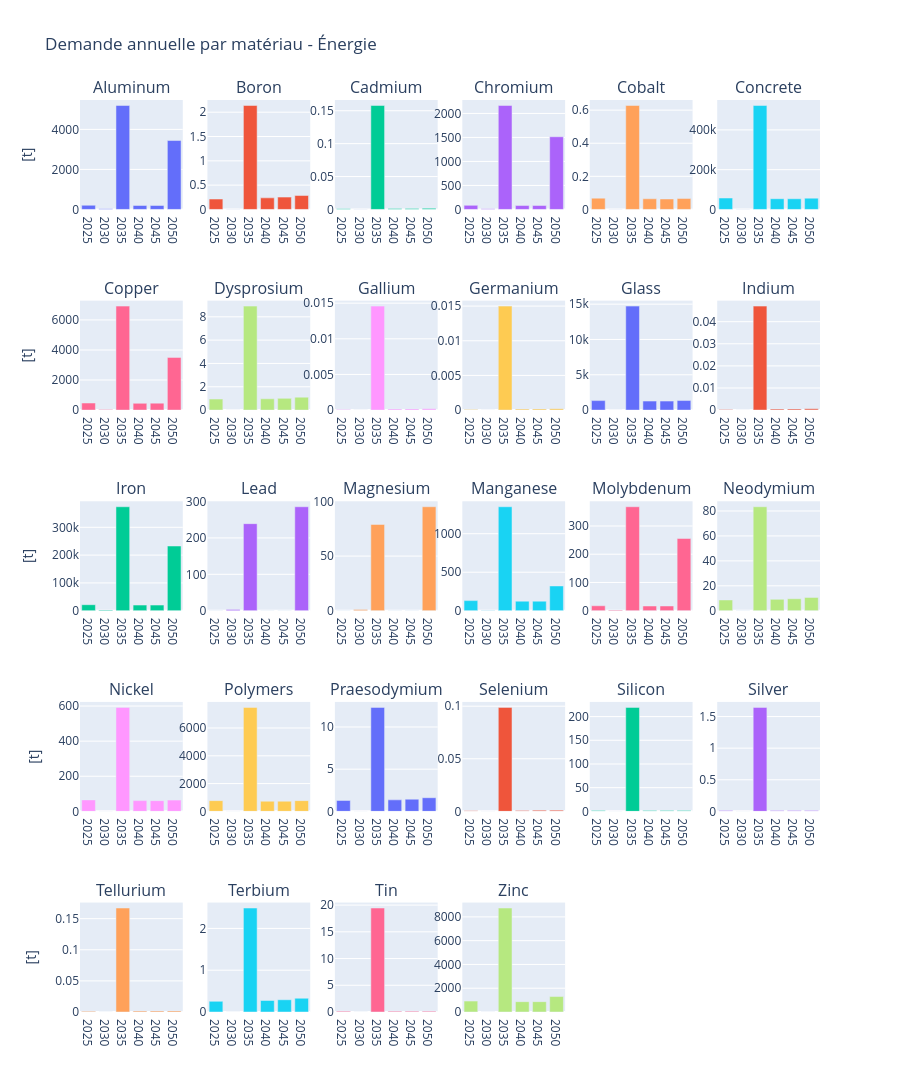

Notebook code for this chart:
### Code cell
from plotly.subplots import make_subplots
import plotly.graph_objects as go

df_all = plot_all_materials_demand(market_share=True)

def plot_all_materials_demand_sub(save=False):
    materials_positive = df_all.columns.tolist()
    n = len(materials_positive)
    ncols = 6
    nrows = -(-n // ncols)  # arrondi supérieur

    fig = make_subplots(rows=nrows, cols=ncols, subplot_titles=materials_positive)

    for i, material in enumerate(materials_positive):
        row = i // ncols + 1
        col = i % ncols + 1
        
        df_all_annual = df_all / 5
        df_all_annual.index = years
        
        fig.add_trace(
            go.Bar(x=years, y=df_all_annual[material].values, name=material, showlegend=False),
            row=row, col=col
        )

    fig.update_layout(height=300 * nrows, title='Demande annuelle par matériau - Énergie')
    fig.update_yaxes(title_text='[t]', col=1)    
    fig.show()

    if save:
        save_dir = os.path.expanduser('~/Library/Mobile Documents/com~apple~CloudDocs/EPFL/PdM/Plots/Elec_energy')
        os.makedirs(save_dir, exist_ok=True)

        #filepath = os.path.join(save_dir, 'tot_mat_elec.png')
        #fig.write_image(filepath, width=250*ncols, height=300*nrows)

plot_all_materials_demand_sub(save=True)

### Figure 1 — Plotly figure (JSON) as saved in the notebook; plotly's stock layout.template omitted (floating-point values rounded to 4 significant figures)
{"data": [{"name": "Aluminum", "showlegend": false, "type": "bar", "x": ["2025", "2030", "2035", "2040", "2045", "2050"], "xaxis": "x", "y": [208.5, 34.83, 5196.0, 198.5, 197.4, 3444.0], "yaxis": "y"}, {"name": "Boron", "showlegend": false, "type": "bar", "x": ["2025", "2030", "2035", "2040", "2045", "2050"], "xaxis": "x2", "y": [0.214, 0.0, 2.139, 0.238, 0.2535, 0.2863], "yaxis": "y2"}, {"name": "Cadmium", "showlegend": false, "type": "bar", "x": ["2025", "2030", "2035", "2040", "2045", "2050"], "xaxis": "x3", "y": [0.0009855, 0.0, 0.158, 0.001417, 0.00156, 0.001704], "yaxis": "y3"}, {"name": "Chromium", "showlegend": false, "type": "bar", "x": ["2025", "2030", "2035", "2040", "2045", "2050"], "xaxis": "x4", "y": [85.29, 15.37, 2166.0, 81.24, 81.54, 1514.0], "yaxis": "y4"}, {"name": "Cobalt", "showlegend": false, "type": "bar", "x": ["2025", "2030", "2035", "2040", "2045", "2050"], "xaxis": "x5", "y": [0.06822, 0.0, 0.6282, 0.06433, 0.0633, 0.06578], "yaxis": "y5"}, {"name": "Concrete", "showlegend": false, "type": "bar", "x": ["2025", "2030", "2035", "2040", "2045", "2050"], "xaxis": "x6", "y": [57370.0, 0.0, 522700.0, 53890.0, 53740.0, 56750.0], "yaxis": "y6"}, {"name": "Copper", "showlegend": false, "type": "bar", "x": ["2025", "2030", "2035", "2040", "2045", "2050"], "xaxis": "x7", "y": [469.0, 32.37, 6918.0, 450.3, 461.6, 3507.0], "yaxis": "y7"}, {"name": "Dysprosium", "showlegend": false, "type": "bar", "x": ["2025", "2030", "2035", "2040", "2045", "2050"], "xaxis": "x8", "y": [0.9463, 0.0, 8.916, 0.9663, 1.005, 1.108], "yaxis": "y8"}, {"name": "Gallium", "showlegend": false, "type": "bar", "x": ["2025", "2030", "2035", "2040", "2045", "2050"], "xaxis": "x9", "y": [8.071e-05, 0.0, 0.01459, 0.0001359, 0.0001543, 0.0001728], "yaxis": "y9"}, {"name": "Germanium", "showlegend": false, "type": "bar", "x": ["2025", "2030", "2035", "2040", "2045", "2050"], "xaxis": "x10", "y": [6.797e-05, 0.0, 0.015, 0.0001473, 0.0001737, 0.0002001], "yaxis": "y10"}, {"name": "Glass", "showlegend": false, "type": "bar", "x": ["2025", "2030", "2035", "2040", "2045", "2050"], "xaxis": "x11", "y": [1342.0, 0.0, 14720.0, 1273.0, 1275.0, 1350.0], "yaxis": "y11"}, {"name": "Indium", "showlegend": false, "type": "bar", "x": ["2025", "2030", "2035", "2040", "2045", "2050"], "xaxis": "x12", "y": [0.0002586, 0.0, 0.04705, 0.0004392, 0.0004994, 0.0005596], "yaxis": "y12"}, {"name": "Iron", "showlegend": false, "type": "bar", "x": ["2025", "2030", "2035", "2040", "2045", "2050"], "xaxis": "x13", "y": [21610.0, 2275.0, 374000.0, 20260.0, 20240.0, 232800.0], "yaxis": "y13"}, {"name": "Lead", "showlegend": false, "type": "bar", "x": ["2025", "2030", "2035", "2040", "2045", "2050"], "xaxis": "x14", "y": [0.01765, 3.073, 239.1, 0.01719, 0.01704, 285.6], "yaxis": "y14"}, {"name": "Magnesium", "showlegend": false, "type": "bar", "x": ["2025", "2030", "2035", "2040", "2045", "2050"], "xaxis": "x15", "y": [0.0, 1.024, 78.98, 0.0, 0.0, 95.18], "yaxis": "y15"}, {"name": "Manganese", "showlegend": false, "type": "bar", "x": ["2025", "2030", "2035", "2040", "2045", "2050"], "xaxis": "x16", "y": [131.2, 2.049, 1350.0, 124.1, 124.1, 321.8], "yaxis": "y16"}, {"name": "Molybdenum", "showlegend": false, "type": "bar", "x": ["2025", "2030", "2035", "2040", "2045", "2050"], "xaxis": "x17", "y": [17.54, 2.561, 368.1, 16.68, 16.74, 255.7], "yaxis": "y17"}, {"name": "Neodymium", "showlegend": false, "type": "bar", "x": ["2025", "2030", "2035", "2040", "2045", "2050"], "xaxis": "x18", "y": [8.617, 0.0, 83.41, 9.135, 9.594, 10.69], "yaxis": "y18"}, {"name": "Nickel", "showlegend": false, "type": "bar", "x": ["2025", "2030", "2035", "2040", "2045", "2050"], "xaxis": "x19", "y": [65.17, 0.0, 592.4, 61.28, 60.93, 64.15], "yaxis": "y19"}, {"name": "Polymers", "showlegend": false, "type": "bar", "x": ["2025", "2030", "2035", "2040", "2045", "2050"], "xaxis": "x20", "y": [772.4, 0.0, 7483.0, 730.1, 730.1, 772.4], "yaxis": "y20"}, {"name": "Praesodymium", "showlegend": false, "type": "bar", "x": ["2025", "2030", "2035", "2040", "2045", "2050"], "xaxis": "x21", "y": [1.294, 0.0, 12.32, 1.362, 1.442, 1.615], "yaxis": "y21"}, {"name": "Selenium", "showlegend": false, "type": "bar", "x": ["2025", "2030", "2035", "2040", "2045", "2050"], "xaxis": "x22", "y": [0.000547, 0.0, 0.09887, 0.0009213, 0.001046, 0.001171], "yaxis": "y22"}, {"name": "Silicon", "showlegend": false, "type": "bar", "x": ["2025", "2030", "2035", "2040", "2045", "2050"], "xaxis": "x23", "y": [1.801, 0.0, 219.4, 1.751, 1.734, 1.717], "yaxis": "y23"}, {"name": "Silver", "showlegend": false, "type": "bar", "x": ["2025", "2030", "2035", "2040", "2045", "2050"], "xaxis": "x24", "y": [0.01351, 0.0, 1.645, 0.01313, 0.013, 0.01287], "yaxis": "y24"}, {"name": "Tellurium", "showlegend": false, "type": "bar", "x": ["2025", "2030", "2035", "2040", "2045", "2050"], "xaxis": "x25", "y": [0.001042, 0.0, 0.1671, 0.001498, 0.00165, 0.001802], "yaxis": "y25"}, {"name": "Terbium", "showlegend": false, "type": "bar", "x": ["2025", "2030", "2035", "2040", "2045", "2050"], "xaxis": "x26", "y": [0.2556, 0.0, 2.488, 0.2758, 0.2929, 0.3293], "yaxis": "y26"}, {"name": "Tin", "showlegend": false, "type": "bar", "x": ["2025", "2030", "2035", "2040", "2045", "2050"], "xaxis": "x27", "y": [0.1567, 0.0, 19.45, 0.1567, 0.1567, 0.1567], "yaxis": "y27"}, {"name": "Zinc", "showlegend": false, "type": "bar", "x": ["2025", "2030", "2035", "2040", "2045", "2050"], "xaxis": "x28", "y": [919.4, 4.097, 8743.0, 868.8, 868.8, 1300.0], "yaxis": "y28"}], "layout": {"annotations": [{"font": {"size": 16}, "showarrow": false, "text": "Aluminum", "x": 0.06944, "xanchor": "center", "xref": "paper", "y": 1, "yanchor": "bottom", "yref": "paper"}, {"font": {"size": 16}, "showarrow": false, "text": "Boron", "x": 0.2417, "xanchor": "center", "xref": "paper", "y": 1, "yanchor": "bottom", "yref": "paper"}, {"font": {"size": 16}, "showarrow": false, "text": "Cadmium", "x": 0.4139, "xanchor": "center", "xref": "paper", "y": 1, "yanchor": "bottom", "yref": "paper"}, {"font": {"size": 16}, "showarrow": false, "text": "Chromium", "x": 0.5861, "xanchor": "center", "xref": "paper", "y": 1, "yanchor": "bottom", "yref": "paper"}, {"font": {"size": 16}, "showarrow": false, "text": "Cobalt", "x": 0.7583, "xanchor": "center", "xref": "paper", "y": 1, "yanchor": "bottom", "yref": "paper"}, {"font": {"size": 16}, "showarrow": false, "text": "Concrete", "x": 0.9306, "xanchor": "center", "xref": "paper", "y": 1, "yanchor": "bottom", "yref": "paper"}, {"font": {"size": 16}, "showarrow": false, "text": "Copper", "x": 0.06944, "xanchor": "center", "xref": "paper", "y": 0.78, "yanchor": "bottom", "yref": "paper"}, {"font": {"size": 16}, "showarrow": false, "text": "Dysprosium", "x": 0.2417, "xanchor": "center", "xref": "paper", "y": 0.78, "yanchor": "bottom", "yref": "paper"}, {"font": {"size": 16}, "showarrow": false, "text": "Gallium", "x": 0.4139, "xanchor": "center", "xref": "paper", "y": 0.78, "yanchor": "bottom", "yref": "paper"}, {"font": {"size": 16}, "showarrow": false, "text": "Germanium", "x": 0.5861, "xanchor": "center", "xref": "paper", "y": 0.78, "yanchor": "bottom", "yref": "paper"}, {"font": {"size": 16}, "showarrow": false, "text": "Glass", "x": 0.7583, "xanchor": "center", "xref": "paper", "y": 0.78, "yanchor": "bottom", "yref": "paper"}, {"font": {"size": 16}, "showarrow": false, "text": "Indium", "x": 0.9306, "xanchor": "center", "xref": "paper", "y": 0.78, "yanchor": "bottom", "yref": "paper"}, {"font": {"size": 16}, "showarrow": false, "text": "Iron", "x": 0.06944, "xanchor": "center", "xref": "paper", "y": 0.56, "yanchor": "bottom", "yref": "paper"}, {"font": {"size": 16}, "showarrow": false, "text": "Lead", "x": 0.2417, "xanchor": "center", "xref": "paper", "y": 0.56, "yanchor": "bottom", "yref": "paper"}, {"font": {"size": 16}, "showarrow": false, "text": "Magnesium", "x": 0.4139, "xanchor": "center", "xref": "paper", "y": 0.56, "yanchor": "bottom", "yref": "paper"}, {"font": {"size": 16}, "showarrow": false, "text": "Manganese", "x": 0.5861, "xanchor": "center", "xref": "paper", "y": 0.56, "yanchor": "bottom", "yref": "paper"}, {"font": {"size": 16}, "showarrow": false, "text": "Molybdenum", "x": 0.7583, "xanchor": "center", "xref": "paper", "y": 0.56, "yanchor": "bottom", "yref": "paper"}, {"font": {"size": 16}, "showarrow": false, "text": "Neodymium", "x": 0.9306, "xanchor": "center", "xref": "paper", "y": 0.56, "yanchor": "bottom", "yref": "paper"}, {"font": {"size": 16}, "showarrow": false, "text": "Nickel", "x": 0.06944, "xanchor": "center", "xref": "paper", "y": 0.34, "yanchor": "bottom", "yref": "paper"}, {"font": {"size": 16}, "showarrow": false, "text": "Polymers", "x": 0.2417, "xanchor": "center", "xref": "paper", "y": 0.34, "yanchor": "bottom", "yref": "paper"}, {"font": {"size": 16}, "showarrow": false, "text": "Praesodymium", "x": 0.4139, "xanchor": "center", "xref": "paper", "y": 0.34, "yanchor": "bottom", "yref": "paper"}, {"font": {"size": 16}, "showarrow": false, "text": "Selenium", "x": 0.5861, "xanchor": "center", "xref": "paper", "y": 0.34, "yanchor": "bottom", "yref": "paper"}, {"font": {"size": 16}, "showarrow": false, "text": "Silicon", "x": 0.7583, "xanchor": "center", "xref": "paper", "y": 0.34, "yanchor": "bottom", "yref": "paper"}, {"font": {"size": 16}, "showarrow": false, "text": "Silver", "x": 0.9306, "xanchor": "center", "xref": "paper", "y": 0.34, "yanchor": "bottom", "yref": "paper"}, {"font": {"size": 16}, "showarrow": false, "text": "Tellurium", "x": 0.06944, "xanchor": "center", "xref": "paper", "y": 0.12, "yanchor": "bottom", "yref": "paper"}, {"font": {"size": 16}, "showarrow": false, "text": "Terbium", "x": 0.2417, "xanchor": "center", "xref": "paper", "y": 0.12, "yanchor": "bottom", "yref": "paper"}, {"font": {"size": 16}, "showarrow": false, "text": "Tin", "x": 0.4139, "xanchor": "center", "xref": "paper", "y": 0.12, "yanchor": "bottom", "yref": "paper"}, {"font": {"size": 16}, "showarrow": false, "text": "Zinc", "x": 0.5861, "xanchor": "center", "xref": "paper", "y": 0.12, "yanchor": "bottom", "yref": "paper"}], "height": 1500, "title": {"text": "Demande annuelle par matériau - Énergie"}, "xaxis": {"anchor": "y", "domain": [0, 0.1389]}, "xaxis10": {"anchor": "y10", "domain": [0.5167, 0.6556]}, "xaxis11": {"anchor": "y11", "domain": [0.6889, 0.8278]}, "xaxis12": {"anchor": "y12", "domain": [0.8611, 1]}, "xaxis13": {"anchor": "y13", "domain": [0, 0.1389]}, "xaxis14": {"anchor": "y14", "domain": [0.1722, 0.3111]}, "xaxis15": {"anchor": "y15", "domain": [0.3444, 0.4833]}, "xaxis16": {"anchor": "y16", "domain": [0.5167, 0.6556]}, "xaxis17": {"anchor": "y17", "domain": [0.6889, 0.8278]}, "xaxis18": {"anchor": "y18", "domain": [0.8611, 1]}, "xaxis19": {"anchor": "y19", "domain": [0, 0.1389]}, "xaxis2": {"anchor": "y2", "domain": [0.1722, 0.3111]}, "xaxis20": {"anchor": "y20", "domain": [0.1722, 0.3111]}, "xaxis21": {"anchor": "y21", "domain": [0.3444, 0.4833]}, "xaxis22": {"anchor": "y22", "domain": [0.5167, 0.6556]}, "xaxis23": {"anchor": "y23", "domain": [0.6889, 0.8278]}, "xaxis24": {"anchor": "y24", "domain": [0.8611, 1]}, "xaxis25": {"anchor": "y25", "domain": [0, 0.1389]}, "xaxis26": {"anchor": "y26", "domain": [0.1722, 0.3111]}, "xaxis27": {"anchor": "y27", "domain": [0.3444, 0.4833]}, "xaxis28": {"anchor": "y28", "domain": [0.5167, 0.6556]}, "xaxis29": {"anchor": "y29", "domain": [0.6889, 0.8278]}, "xaxis3": {"anchor": "y3", "domain": [0.3444, 0.4833]}, "xaxis30": {"anchor": "y30", "domain": [0.8611, 1]}, "xaxis4": {"anchor": "y4", "domain": [0.5167, 0.6556]}, "xaxis5": {"anchor": "y5", "domain": [0.6889, 0.8278]}, "xaxis6": {"anchor": "y6", "domain": [0.8611, 1]}, "xaxis7": {"anchor": "y7", "domain": [0, 0.1389]}, "xaxis8": {"anchor": "y8", "domain": [0.1722, 0.3111]}, "xaxis9": {"anchor": "y9", "domain": [0.3444, 0.4833]}, "yaxis": {"anchor": "x", "domain": [0.88, 1], "title": {"text": "[t]"}}, "yaxis10": {"anchor": "x10", "domain": [0.66, 0.78]}, "yaxis11": {"anchor": "x11", "domain": [0.66, 0.78]}, "yaxis12": {"anchor": "x12", "domain": [0.66, 0.78]}, "yaxis13": {"anchor": "x13", "domain": [0.44, 0.56], "title": {"text": "[t]"}}, "yaxis14": {"anchor": "x14", "domain": [0.44, 0.56]}, "yaxis15": {"anchor": "x15", "domain": [0.44, 0.56]}, "yaxis16": {"anchor": "x16", "domain": [0.44, 0.56]}, "yaxis17": {"anchor": "x17", "domain": [0.44, 0.56]}, "yaxis18": {"anchor": "x18", "domain": [0.44, 0.56]}, "yaxis19": {"anchor": "x19", "domain": [0.22, 0.34], "title": {"text": "[t]"}}, "yaxis2": {"anchor": "x2", "domain": [0.88, 1]}, "yaxis20": {"anchor": "x20", "domain": [0.22, 0.34]}, "yaxis21": {"anchor": "x21", "domain": [0.22, 0.34]}, "yaxis22": {"anchor": "x22", "domain": [0.22, 0.34]}, "yaxis23": {"anchor": "x23", "domain": [0.22, 0.34]}, "yaxis24": {"anchor": "x24", "domain": [0.22, 0.34]}, "yaxis25": {"anchor": "x25", "domain": [0, 0.12], "title": {"text": "[t]"}}, "yaxis26": {"anchor": "x26", "domain": [0, 0.12]}, "yaxis27": {"anchor": "x27", "domain": [0, 0.12]}, "yaxis28": {"anchor": "x28", "domain": [0, 0.12]}, "yaxis29": {"anchor": "x29", "domain": [0, 0.12]}, "yaxis3": {"anchor": "x3", "domain": [0.88, 1]}, "yaxis30": {"anchor": "x30", "domain": [0, 0.12]}, "yaxis4": {"anchor": "x4", "domain": [0.88, 1]}, "yaxis5": {"anchor": "x5", "domain": [0.88, 1]}, "yaxis6": {"anchor": "x6", "domain": [0.88, 1]}, "yaxis7": {"anchor": "x7", "domain": [0.66, 0.78], "title": {"text": "[t]"}}, "yaxis8": {"anchor": "x8", "domain": [0.66, 0.78]}, "yaxis9": {"anchor": "x9", "domain": [0.66, 0.78]}}}
